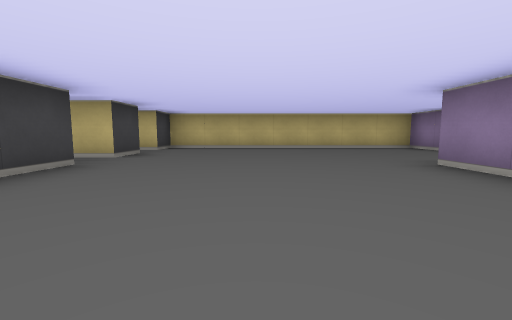
view 1 (above)

18 first-person views from a walk through a cub3D level. The camera is about half as high as the walls, tilts 6° down and sees 90° across. The floor is counted in squares. Each view is taken from the middle of a square. On the plan, view 1 faces up. The plan holds only what a view shows up to about 9 squares ahead; the rest is blank.

view 2
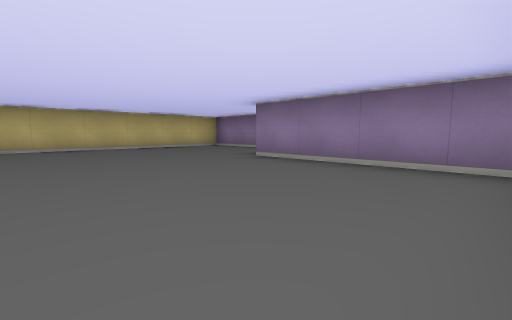

view 3
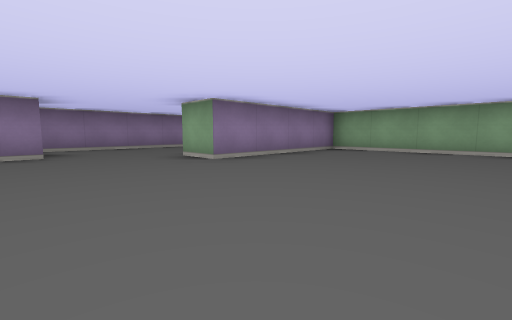

view 4
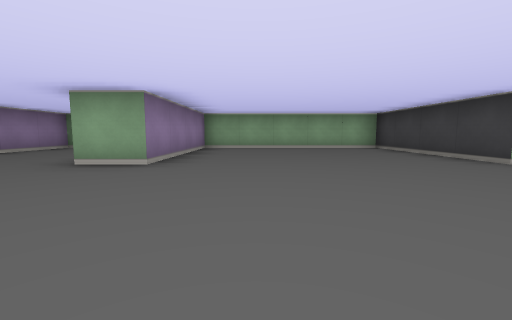

view 5
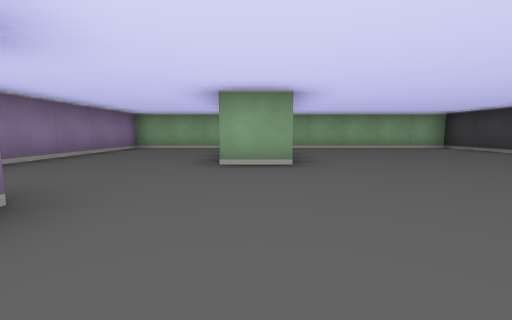

view 6
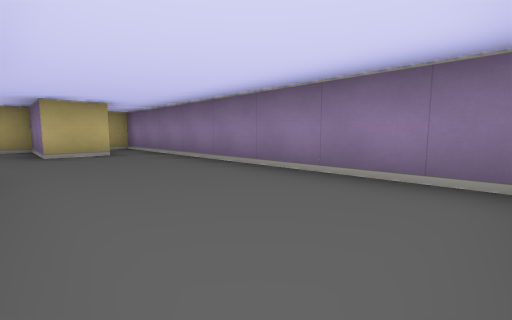

view 7
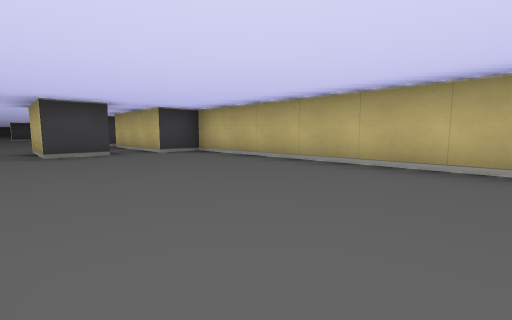

view 8
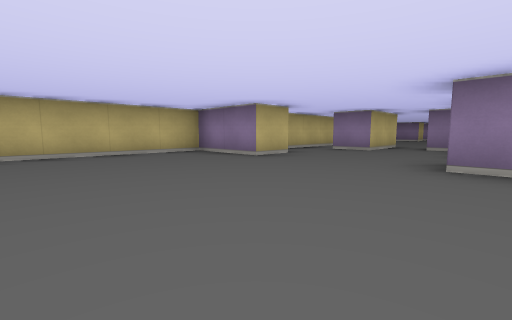

view 9
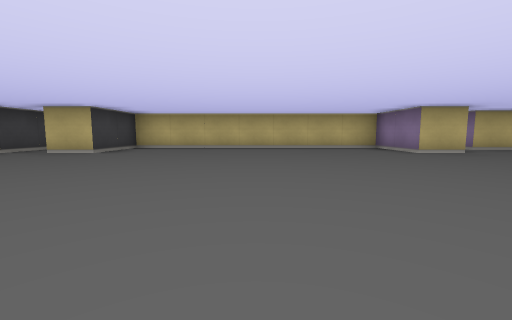

view 10
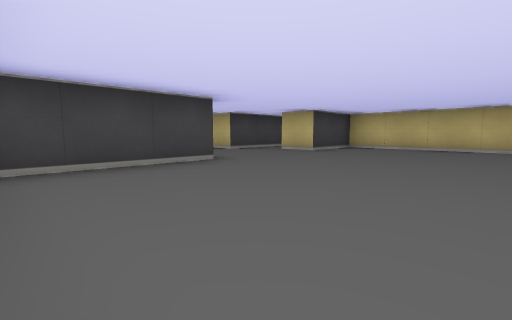

view 11
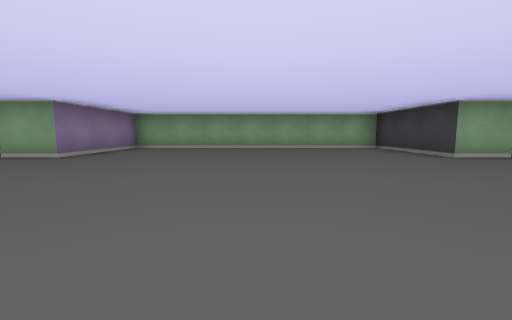

view 12
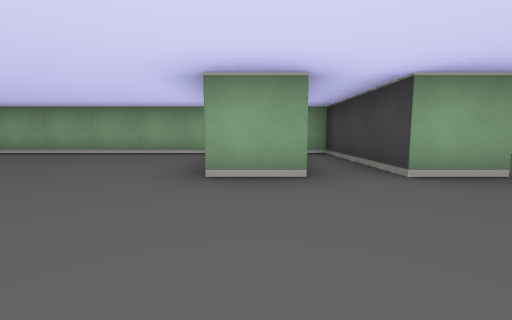

view 13
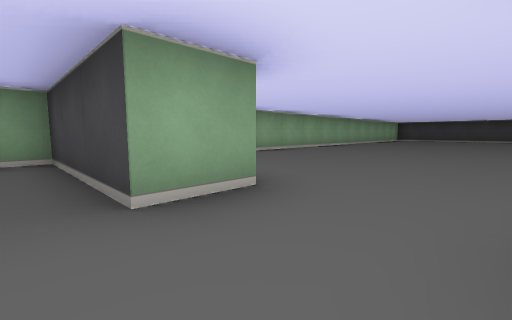

view 14
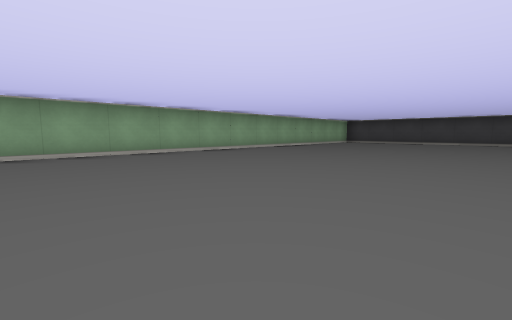

view 15
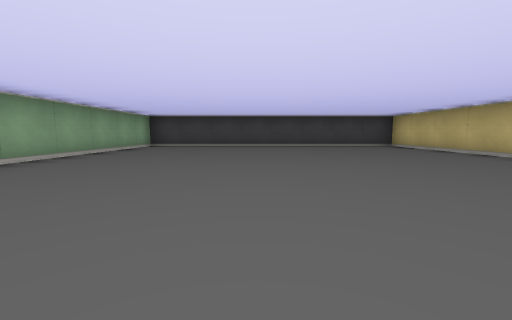

view 16
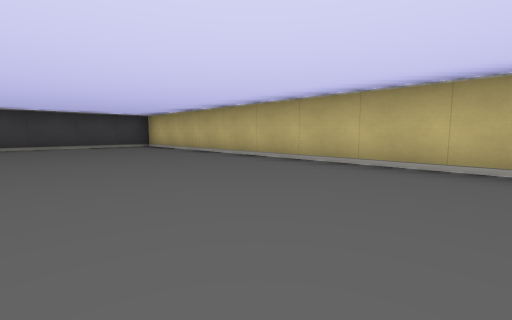

view 17
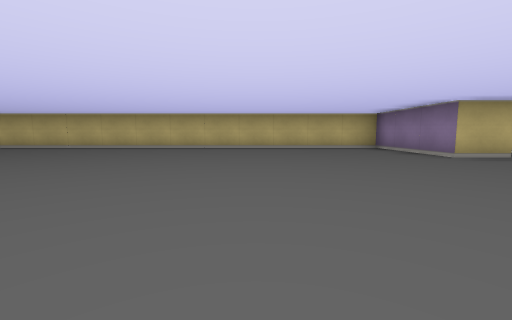

view 18
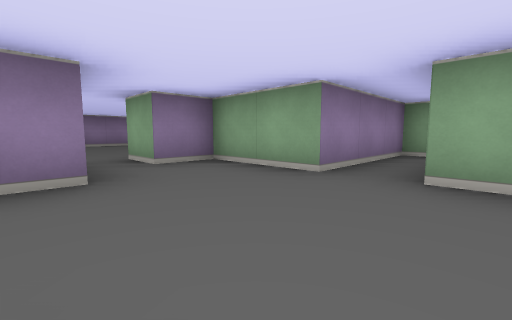

### Floor plan
Ten units are one square. View 1 is at (0, 0); x grows to the right and y downward. Boxes are objects, and circles mark ways between rooms. Rooms are numbered by the first view taken in them; rooms with no view inside come last. Other rooms are left out.
<svg viewBox="-320 -80 390 90">
<path fill="none" stroke="#000" d="M56 -55 45 -55 45 -75 -25 -75 -25 -65M-25 -56 -25 -45 -35 -45M40 5 65 5 65 -75 60 -75M-35 -35 -25 -35 -25 5 25 5 25 -35 35 -35M-156 -25 -145 -25 -145 5 -75 5 -75 -25 -65 -25M-64 -55 -75 -55 -75 -75 -145 -75 -145 -55 -155 -55M-165 -68 -165 -45 -175 -45M-60 5 -55 5 -55 -25 -35 -25 -35 -35M-176 -25 -165 -25 -165 5 -159 5M-35 -45 -45 -45 -45 -55M-25 -65 -55 -65M-175 -45 -175 -75 -315 -75 -315 5 -199 5"/>
<circle cx="-35" cy="-60" r="3" fill="#2a7"/>
<circle cx="-40" cy="-40" r="3" fill="#2a7"/>
<circle cx="-170" cy="-35" r="3" fill="#2a7"/>
<text x="20" y="-40">1</text>
<text x="-110" y="-40">2</text>
<text x="-250" y="-40">3</text>
</svg>
Room 1 opens to room 2. Room 2 opens to room 3.

Where each view was taken, in squares from view 1:
view 1: 0 up, 0 right, facing up
view 2: 0 up, 1 left, facing up-right
view 3: 6 up, 1 left, facing down-right
view 4: 7 up, 1 right, facing down
view 5: 7 up, 3 right, facing down
view 6: 0 up, 4 right, facing up-right
view 7: 4 up, 3 right, facing up-left
view 8: 2 up, 11 left, facing up-right
view 9: 0 up, 11 left, facing up
view 10: 0 up, 11 left, facing up-left
view 11: 7 up, 11 left, facing down
view 12: 5 up, 15 left, facing down
view 13: 4 up, 16 left, facing down-left
view 14: 5 up, 20 left, facing down-left
view 15: 3 up, 23 left, facing left
view 16: 4 up, 23 left, facing up-left
view 17: 0 up, 21 left, facing up
view 18: 5 up, 7 left, facing down-right
